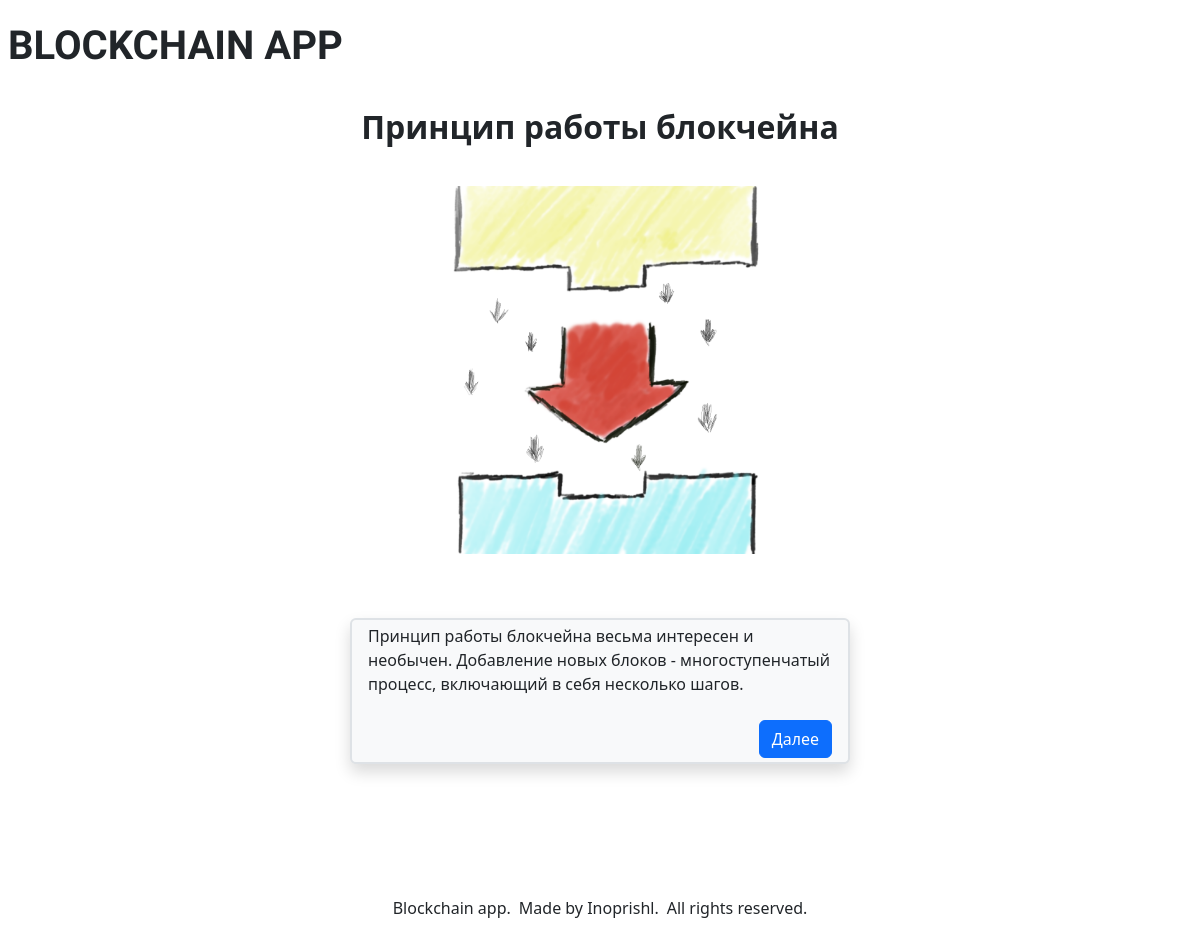
Page /lessons/princzip-raboty-blokchejna/start/ on the committed database.
### main_app/models.py (models this page shows, shortened)
class LessonModel(models.Model):
    title = models.CharField(blank=False, null=False, max_length=50)
    body = models.TextField()
    slug = models.SlugField(blank=True, editable=False)
    image = models.CharField(blank=True, null=True, default='placeholder.png')
    class Meta:
        verbose_name = 'Lesson'

class StepModel(models.Model):
    title = models.CharField(blank=False, null=False, max_length=50)
    body = models.TextField()
    image = models.CharField(blank=True, null=True, max_length=255)
    script = models.CharField(blank=True, null=True, max_length=255)
    lesson = models.ForeignKey(LessonModel, on_delete=models.CASCADE, null=True)
    slug = models.SlugField(blank=True, editable=False)
    index = models.IntegerField(blank=True, null=True)
    class Meta:
        verbose_name = 'Step'

### main_app/views.py (the view)
# urls.py: path('lessons/<str:lesson_slug>/<str:step_slug>/', step_detail_view, name='step_detail')
def step_detail_view(request, lesson_slug, step_slug):
    lesson = get_object_or_404(LessonModel, slug=lesson_slug)
    step = get_object_or_404(StepModel, lesson=lesson, slug = step_slug)
    steps_list = StepModel.objects.filter(lesson=lesson)
    steps_order = {}
    for i in steps_list:
        steps_order[i.index] = i.slug
    has_previous = has_next = True
    if step.index == 1:
        has_previous = pr_step = False
        next_step = steps_order.get(2, '')
    elif step.index == max([i for i in steps_order.keys()]):
        has_next = next_step = False
        pr_step = steps_order.get(step.index-1, '')
    else:
        pr_step = steps_order.get(step.index-1, '')
        next_step = steps_order.get(step.index+1, '')
    return render(request, 'step.html', {'lesson':lesson, 'step':step, 'has_previous':has_previous, 'has_next':has_next, 'pr_step':pr_step, 'next_step':next_step })

### templates/step.html (shortened to what this page needs)
{% extends "index.html" %}
{% load static %}
{% block image %}
<h2 class="p-3 fw-bold text-center">{{lesson.title}}</h2>
    {% if step.image %}
        <img src="{% static 'images/' %}{{ step.image }}" class="p-3" alt="omg" style="max-width: 400px;">
    {%endif%}
{% endblock image %}
{% block content %}
    <div class="container-sm d-flex justify-content-center align-items-center shadow border border-2 rounded mt-5" style="min-width:sm; max-width:500px; background-color: var(--bs-gray-100); flex-direction:column">
        <p class="text-break p-1">{{step.body}}</p>
        <div class="d-flex w-100 flex-wrap justify-content-between">
            <div class="d-flex">
            </div>
            <div class="d-flex">
                {% if has_next %}
                <a href="/lessons/{{lesson.slug}}/{{next_step}}" class="btn btn-primary justify-self-end align-self-end m-1">Далее</a>
                {% else %}
                <a href="/lessons/" class="btn btn-success m-1 text-nowrap">Назад к списку уроков</a>
                {% endif %}
            </div>
        </div>
    </div>
{% endblock content %}

### rows in the picture
LessonModel: title "Принцип работы блокчейна"
StepModel: image (picture), body "Принцип работы блокчейна весьма интересен и необычен. Добавление новых блоков - многоступенчатый процесс, включающий в себя несколько шагов."
